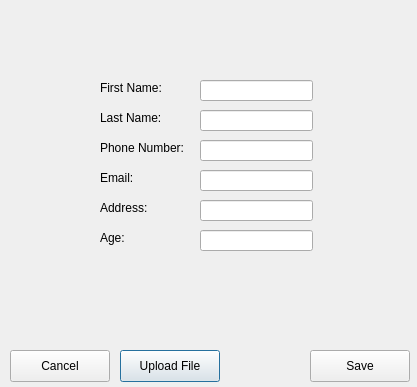
<?xml version="1.0" encoding="UTF-8"?>
<ui version="4.0">
 <class>Contacts</class>
 <widget class="QDialog" name="Contacts">
  <property name="geometry">
   <rect>
    <x>0</x>
    <y>0</y>
    <width>417</width>
    <height>387</height>
   </rect>
  </property>
  <property name="windowTitle">
   <string>Dialog</string>
  </property>
  <widget class="QPushButton" name="pushButton">
   <property name="geometry">
    <rect>
     <x>120</x>
     <y>350</y>
     <width>100</width>
     <height>32</height>
    </rect>
   </property>
   <property name="text">
    <string>Upload File</string>
   </property>
  </widget>
  <widget class="QPushButton" name="pushButton_2">
   <property name="geometry">
    <rect>
     <x>10</x>
     <y>350</y>
     <width>100</width>
     <height>32</height>
    </rect>
   </property>
   <property name="text">
    <string>Cancel</string>
   </property>
  </widget>
  <widget class="QLineEdit" name="lineEditFirstName">
   <property name="geometry">
    <rect>
     <x>200</x>
     <y>80</y>
     <width>113</width>
     <height>21</height>
    </rect>
   </property>
  </widget>
  <widget class="QLabel" name="label">
   <property name="geometry">
    <rect>
     <x>100</x>
     <y>80</y>
     <width>71</width>
     <height>16</height>
    </rect>
   </property>
   <property name="text">
    <string>First Name:</string>
   </property>
  </widget>
  <widget class="QLabel" name="label_2">
   <property name="geometry">
    <rect>
     <x>100</x>
     <y>110</y>
     <width>71</width>
     <height>16</height>
    </rect>
   </property>
   <property name="text">
    <string>Last Name:</string>
   </property>
  </widget>
  <widget class="QLineEdit" name="lineEditLastName">
   <property name="geometry">
    <rect>
     <x>200</x>
     <y>110</y>
     <width>113</width>
     <height>21</height>
    </rect>
   </property>
  </widget>
  <widget class="QLabel" name="label_3">
   <property name="geometry">
    <rect>
     <x>100</x>
     <y>140</y>
     <width>91</width>
     <height>16</height>
    </rect>
   </property>
   <property name="text">
    <string>Phone Number:</string>
   </property>
  </widget>
  <widget class="QLineEdit" name="lineEditPhone">
   <property name="geometry">
    <rect>
     <x>200</x>
     <y>140</y>
     <width>113</width>
     <height>21</height>
    </rect>
   </property>
  </widget>
  <widget class="QLabel" name="label_4">
   <property name="geometry">
    <rect>
     <x>100</x>
     <y>170</y>
     <width>91</width>
     <height>16</height>
    </rect>
   </property>
   <property name="text">
    <string>Email:</string>
   </property>
  </widget>
  <widget class="QLineEdit" name="lineEditEmail">
   <property name="geometry">
    <rect>
     <x>200</x>
     <y>170</y>
     <width>113</width>
     <height>21</height>
    </rect>
   </property>
  </widget>
  <widget class="QLabel" name="label_5">
   <property name="geometry">
    <rect>
     <x>100</x>
     <y>230</y>
     <width>91</width>
     <height>16</height>
    </rect>
   </property>
   <property name="text">
    <string>Age:</string>
   </property>
  </widget>
  <widget class="QLineEdit" name="lineEditAddress">
   <property name="geometry">
    <rect>
     <x>200</x>
     <y>200</y>
     <width>113</width>
     <height>21</height>
    </rect>
   </property>
  </widget>
  <widget class="QPushButton" name="pushButton_3">
   <property name="geometry">
    <rect>
     <x>310</x>
     <y>350</y>
     <width>100</width>
     <height>32</height>
    </rect>
   </property>
   <property name="text">
    <string>Save</string>
   </property>
  </widget>
  <widget class="QLabel" name="label_6">
   <property name="geometry">
    <rect>
     <x>100</x>
     <y>200</y>
     <width>91</width>
     <height>16</height>
    </rect>
   </property>
   <property name="text">
    <string>Address:</string>
   </property>
  </widget>
  <widget class="QLineEdit" name="lineEditAge">
   <property name="geometry">
    <rect>
     <x>200</x>
     <y>230</y>
     <width>113</width>
     <height>21</height>
    </rect>
   </property>
  </widget>
 </widget>
 <resources/>
 <connections/>
</ui>
